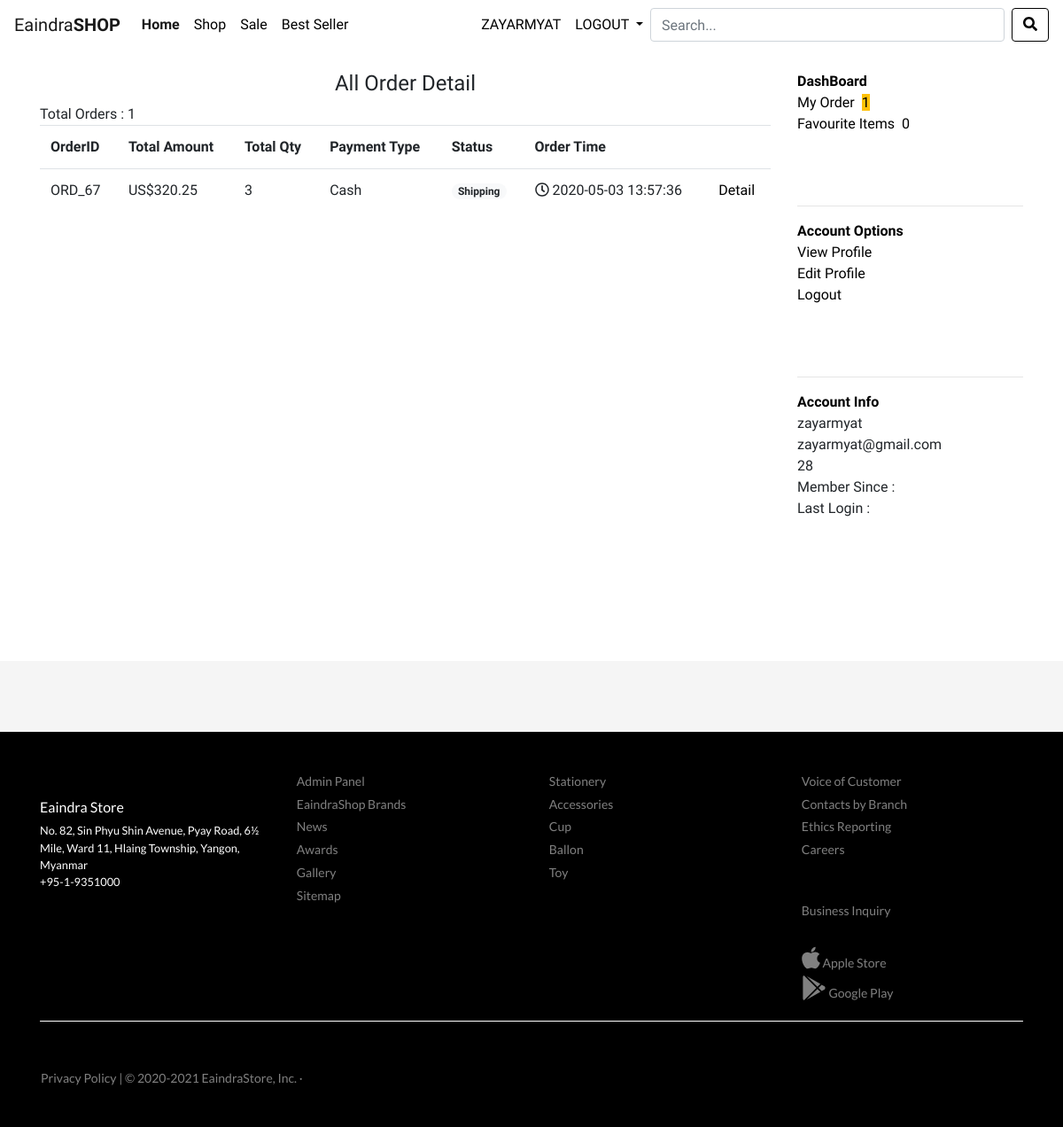
The app's page /myorder.php (signed in), older data.
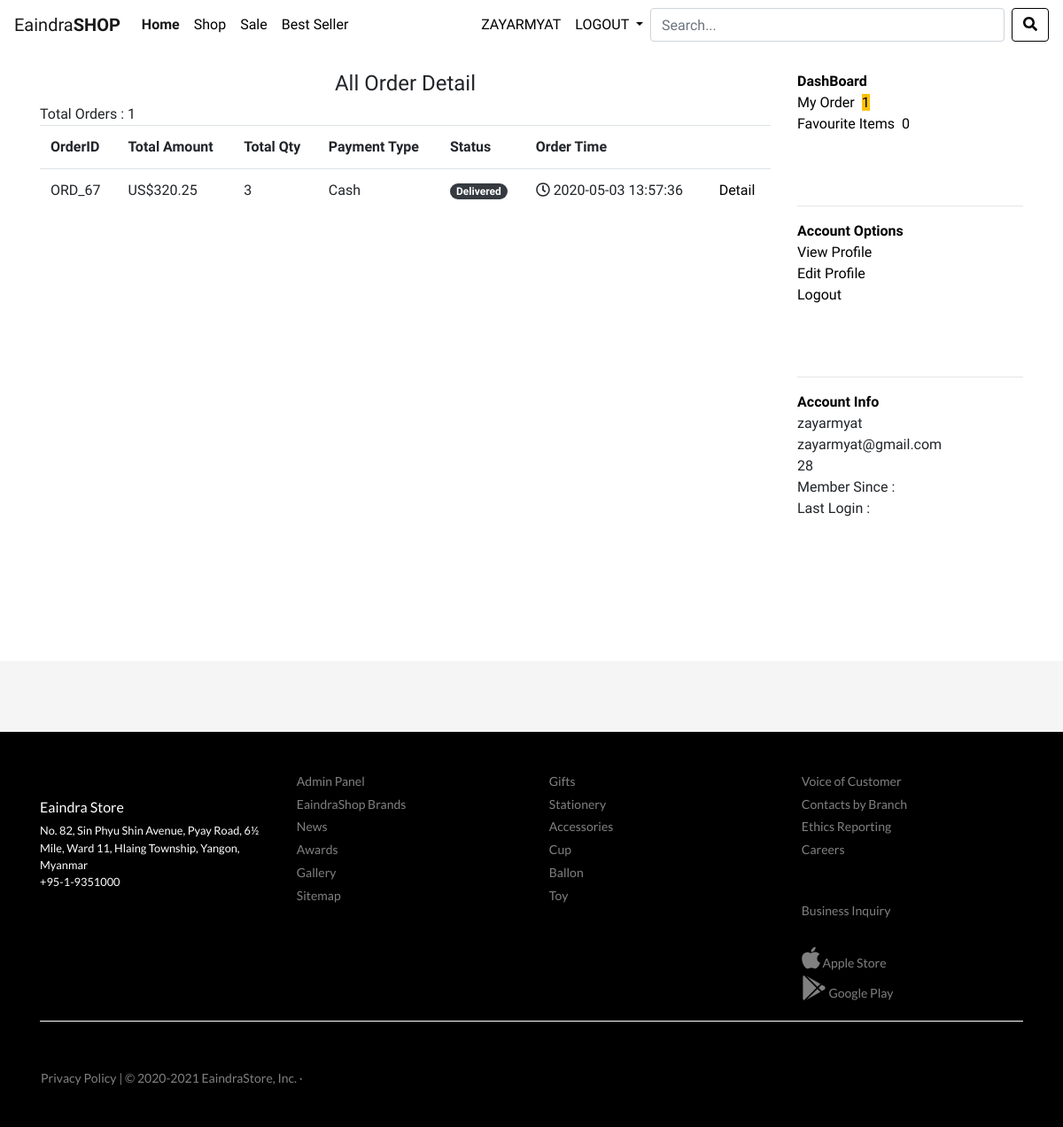
The same page, newer data.
### tables this page shows
CREATE TABLE `orders` (
  `order_id` int(11) NOT NULL,
  `customer` varchar(255) NOT NULL,
  `shipping_id` int(11) NOT NULL,
  `status` int(1) NOT NULL,
  `total_amt` float NOT NULL,
  `total_qty` int(11) NOT NULL,
  `payment_type` varchar(255) NOT NULL,
  `created_date` datetime NOT NULL,
  `modified_date` datetime NOT NULL
);

CREATE TABLE `categories` (
  `cat_id` int(11) NOT NULL,
  `cat_name` varchar(255) NOT NULL,
  `created_date` datetime NOT NULL,
  `modified_date` datetime NOT NULL
);

### myorder.php (the view, shortened to what this page needs)
<?php
  include('001header.php');
  include('004navbar.php');
  $customer = $_SESSION['email'];
  $c = "SELECT * FROM customer WHERE email = '$customer'";
  $r = mysqli_query($mysqli,$c);
  $row_c =mysqli_fetch_assoc($r);
  $customer_id = $row_c['id'];
  $sql = "SELECT * FROM orders WHERE customer = '$customer' ORDER BY order_id DESC";
  $run = mysqli_query($mysqli,$sql);
  $count = mysqli_num_rows($run);
  $sql2 = "SELECT * FROM add_to_favourite WHERE customer_id='$customer_id'";
  $run2 =mysqli_query($mysqli,$sql2);
  $count_fav = mysqli_num_rows($run2);
?>
<br>
 <div class="container">
   <div class="row">
     <div class="col-md-9">
      <h4 style="text-align: center;">All Order Detail</h4>
      Total Orders : <?php echo $count ?>
       <table class="table">
        <tr>
          <th>OrderID</th>
          <th>Total Amount</th>
          <th>Total Qty</th>
          <th>Payment Type</th>
          <th>Status</th>
          <th>Order Time</th>
          <th></th>
        </tr>
        <?php while($row = mysqli_fetch_assoc($run)):
          $status = $row['status'];
        ?>
        <tr>
          <td>ORD_<?php echo $row['order_id'] ?></td>
          <td>US$<?php echo $row['total_amt'] ?></td>
          <td><?php echo $row['total_qty'] ?></td>
          <td><?php echo $row['payment_type'] ?></td>
          <td>
            <?php if($status == 2) { ?>
            <span class="badge badge-pill badge-warning">UnPaid</span>
                <?php } else if($status == 3){ ?>
                  <span class="badge badge-pill badge-info">Paid</span>
                    <?php } else if($status == 4){ ?>
                  <span class="badge badge-pill badge-light">Shipping</span>
                <?php }else{  ?>
                 <span class="badge badge-pill badge-dark"> Delivered</span>
                <?php  }?>
          </td>
          <td><span class="far fa-clock"></span> <?php echo $row['created_date'] ?></td>
          <td>
            <a href="order_detail.php?id=<?php echo $row['order_id'] ?>">Detail</a>
          </td>
        </tr>
      <?php endwhile ; ?>
      </table>
     </div>
        <div class="col-md-3">
       <ul class="dash">
        <li>
            <b><a href="index.php">DashBoard</a></b>
          </li>
          <li><a href='myorder.php'>My Order<span class='label label-warning' style='margin-left: 8px;'><?php echo $count ?></a></li>
          <li><a href='dashboard.php'>Favourite Items<span class='label label-danger' style='margin-left: 8px;'><?php echo $count_fav ?></a></li>
        </ul><br><br>
        <hr>
         <ul class="dash">
        <li>
            <b><a href="index.php">Account Options</a></b>
          </li>
          <li><a href=''>View Profile</a></li>
          <li><a href=''>Edit Profile</a></li>
          <li><a href=''>Logout</a></li>
        </ul><br><br>
        <hr>
         <ul class="dash">
        <li>
            <b><a href="index.php">Account Info</a></b>
          </li>
          <li><?php echo $row_c['name'] ?></li>
          <li><?php echo $row_c['email'] ?></li>
          <li><?php echo $customer_id ?></li>
          <li>Member Since : </li>
          <li>Last Login : </li>
        </ul><br><br>
     </div>
   </div>
 </div>
 <?php   include('002footer.php'); ?>

### 002footer.php (shortened to what this page needs)
<br><br><br><br>
<footer id="footer-sub">
</footer>
  <footer id="footer-main">
    <div class="container">
      <div class="row">
        <div class="col-sm-3">
            <br>
            <h6 class="mt-3">Eaindra Store</h6>
            <p>
              No. 82, Sin Phyu Shin Avenue, Pyay Road, 6½ Mile, Ward 11, Hlaing Township, Yangon, Myanmar<br>
              +95-1-9351000
            </p>
        </div>
        <div class="col-sm-3">
          <a  href="admin/">Admin Panel</a>
          <a href="">EaindraShop Brands</a>
          <a href="">News</a>
          <a href="">Awards</a>
          <a href="">Gallery</a>
          <a href="">Sitemap</a>
        </div>
        <div class="col-sm-3">
           <?php
               include('confs/config.php');
                $query = "SELECT * FROM categories order by cat_id desc";
                $result = mysqli_query($mysqli,$query);
                while($row = mysqli_fetch_assoc($result) ){
                    $id = $row['cat_id'];
                ?>
                <a href="product.php?cat=<?php echo $id ?>"><?php echo $row['cat_name'] ?></a>
            <?php } ?>
        </div>
        <div class="col-sm-3">
          <a href="">Voice of Customer</a>
          <a href="">Contacts by Branch</a>
          <a href="">Ethics Reporting</a>
          <a href="">Careers</a>
          <br><br>
          <a href="">Business Inquiry</a>
          <br>
          <a href="" class="ico"><i class="fab fa-apple fa-2x"></i> Apple Store</a>
          <a href="" class="ico"><i class="fab fa-google-play fa-2x"></i> Google Play</a>
        </div>
      </div>
      <hr>
      <div class="row">
        <div class="col-sm-6">
        </div>
        <div class="col-sm-6">
        </div>
        <a href="" style="margin-left: 1rem">Privacy Policy | &copy; 2020-2021 EaindraStore, Inc. &middot; </a>
      </div>
    </div>
  </footer>

Row changes from the older to the newer data that the page shows:
changed orders "Cash": status "Shipping" → "Delivered"
added categories: cat_name "Gifts"
